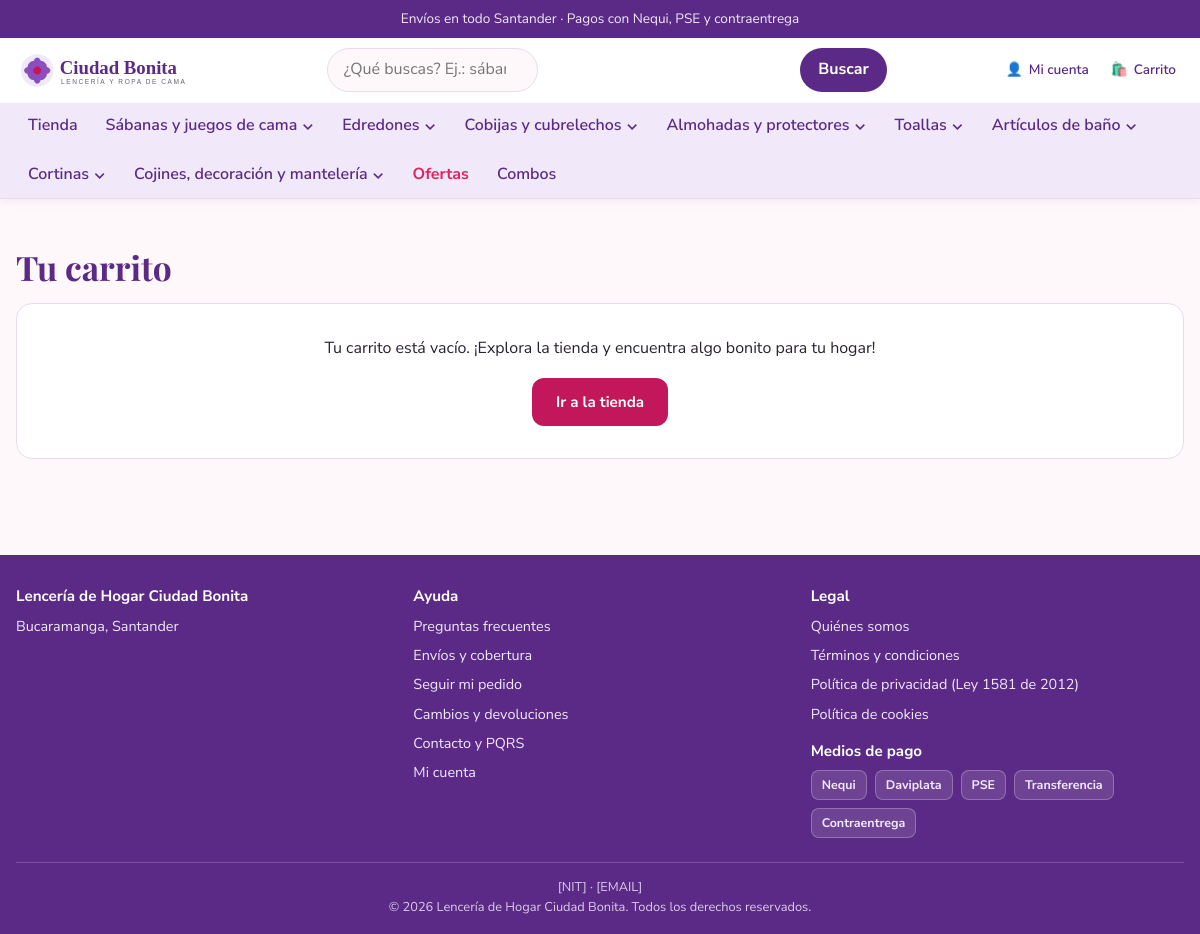
Page /carrito/ on the committed database.
### core/models.py (models this page shows, shortened)
class SiteConfig(models.Model):
    nombre_negocio = models.CharField(
        "nombre del negocio", max_length=120, default="Lencería de Hogar Ciudad Bonita"
    )
    lema = models.CharField(
        "lema", max_length=160, blank=True,
        help_text="Frase corta que aparece en el encabezado o el pie.",
    )
    logo = models.ImageField("logo", upload_to="config/", blank=True, help_text="PNG o SVG.")
    ciudad = models.CharField("ciudad y departamento", max_length=80, default="Bucaramanga, Santander")
    whatsapp = models.CharField(
        "WhatsApp", max_length=20, blank=True,
        help_text="Solo dígitos con código de país. Ejemplo: 573001112233",
    )
    telefono = models.CharField("teléfono", max_length=20, blank=True)
    email_contacto = models.EmailField("correo de contacto", blank=True)
    nit = models.CharField("NIT", max_length=20, blank=True, help_text="Dejar en blanco si aún no se tiene.")
    direccion = models.CharField("dirección", max_length=160, blank=True)
    horario = models.CharField(
        "horario de atención", max_length=120, blank=True,
        help_text="Ejemplo: Lunes a sábado de 9:00 a.m. a 7:00 p.m.",
    )
    banner_promo_activo = models.BooleanField("mostrar banner de promoción", default=True)
    banner_promo_texto = models.CharField(
        "texto de promoción", max_length=160,
        default="Envíos en todo Santander · Pagos con Nequi, PSE y contraentrega",
    )
    ofertas_hasta = models.DateTimeField(
        "ofertas de la semana hasta", null=True, blank=True,
        help_text="Fecha y hora en que termina la cuenta regresiva de ofertas del inicio. "
                  "Si está vacía, no se muestra la sección.",
    )
    iva_incluido = models.BooleanField(
        "precios con IVA incluido", default=True,
        help_text="Si se desactiva, el IVA se calcula aparte en el checkout.",
    )
    iva_tasa = models.DecimalField(
        "tasa de IVA (%)", max_digits=5, decimal_places=2, default=19.00,
    )
    pago_nequi = models.TextField(
        "Nequi", blank=True,
        help_text="Número Nequi y titular. Ej.: 300 111 2233 — Lencería de Hogar. "
                  "Dejar en blanco si aún no se tiene.",
    )
    pago_daviplata = models.TextField(
        "Daviplata", blank=True,
        help_text="Número Daviplata y titular. Dejar en blanco si aún no se tiene.",
    )
    pago_transferencia = models.TextField(
        "Transferencia bancaria", blank=True,
        help_text="Banco, tipo de cuenta, número de cuenta y titular. "
                  "Dejar en blanco si aún no se tiene.",
    )
    reserva_horas_transferencia = models.PositiveIntegerField(
        "horas de reserva para transferencia", default=48,
        help_text="Cuánto tiempo se reserva el stock esperando el comprobante "
                  "(horas). Después el pedido se cancela solo.",
    )
    instagram = models.URLField("Instagram", blank=True)
    facebook = models.URLField("Facebook", blank=True)
    tiktok = models.URLField("TikTok", blank=True)
    class Meta:
        verbose_name = "configuración del negocio"
        verbose_name_plural = "configuración del negocio"
    @classmethod
    def get(cls):
        obj, _created = cls.objects.get_or_create(pk=1)
        return obj

### catalog/models.py (models this page shows, shortened)
class Categoria(models.Model):
    nombre = models.CharField("nombre", max_length=80, unique=True)
    slug = models.SlugField("slug", max_length=90, unique=True, blank=True)
    padre = models.ForeignKey(
        "self", on_delete=models.CASCADE, related_name="hijas",
        verbose_name="categoría padre", blank=True, null=True,
        help_text="Déjalo vacío para una categoría principal.",
    )
    descripcion = models.TextField("descripción", blank=True)
    imagen = models.ImageField("imagen", upload_to="categorias/", blank=True)
    orden = models.PositiveIntegerField("orden", default=0)
    activa = models.BooleanField("activa", default=True)
    meta_titulo = models.CharField("título SEO", max_length=70, blank=True)
    meta_descripcion = models.CharField("meta descripción SEO", max_length=160, blank=True)
    class Meta:
        verbose_name = "categoría"
        verbose_name_plural = "categorías"
        ordering = ["orden", "nombre"]
    def get_absolute_url(self):
        return reverse("catalog:categoria", args=[self.slug])

### cart/views.py (the view)
# urls.py: path("carrito/", views.pagina, name="pagina"),
def pagina(request):
    from shipping.models import MunicipioSantander
    municipios = MunicipioSantander.objects.select_related("zona").order_by("nombre")
    return render(request, "cart/carrito.html", {"municipios": municipios})

### accounts/context_processors.py (called while the page is built)
def deseos(request):
    if request.user.is_authenticated:
        return {
            "deseos_ids": set(request.user.deseos.values_list("producto_id", flat=True))
        }
    return {"deseos_ids": set()}

### cart/context_processors.py (called while the page is built)
def carrito(request):
    from cart.servicios import resumen
    return {"carrito_ui": resumen(request)}

### cart/servicios.py (called while the page is built, shortened)
def leer(request):
    datos = request.session.get(CLAVE) or {}
    lineas = {}
    return {
        "lineas": lineas,
        "cupon": str(datos.get("cupon") or "").strip().upper(),
        "municipio": str(datos.get("municipio") or "").strip(),
        "guardados": [str(s) for s in (datos.get("guardados") or [])],
    }

### core/context_processors.py (called while the page is built)
def site_config(request):
    config = SiteConfig.get()
    from catalog.models import Categoria
    categorias_menu = list(
        Categoria.objects.filter(activa=True, padre=None)
        .prefetch_related("hijas")
        .order_by("orden", "nombre")
    )
    return {
        "site": config,
        "categorias_menu": categorias_menu,
    }

### promotions/engine.py (called while the page is built, shortened)
def _d(valor):
    return Decimal(valor).quantize(ENTERO, rounding=ROUND_HALF_UP)

def _contexto_promos(ahora):
    return {
        "relampagos": list(
            VentaRelampago.objects.filter(activo=True, desde__lte=ahora, hasta__gte=ahora)
        ),
        "descuentos": list(
            Descuento.objects.filter(activo=True)
            .select_related("producto", "variante", "categoria")
        ),
        "unidades": list(
            PromoUnidades.objects.filter(activo=True).select_related("producto", "categoria")
        ),
        "volumen": list(
            PromoVolumen.objects.filter(activo=True).select_related("producto", "categoria")
        ),
    }

def calcular_carrito(lineas, codigo_cupon=None, usuario=None, ahora=None):
    ahora = ahora or timezone.now()
    preparadas = []
    for l in lineas:
        if isinstance(l, LineaCarrito):
            preparadas.append(l)
        else:  # tupla (variante, cantidad)
            preparadas.append(LineaCarrito(variante=l[0], cantidad=l[1]))
    ctx = _contexto_promos(ahora)
    lineas_calc = [_calcular_linea(l, ahora, ctx) for l in preparadas]
    descuento_ofertas = _d(sum(l.descuento for l in lineas_calc))
    resumen = ResumenCarrito(
        lineas=lineas_calc,
        descuento_ofertas=descuento_ofertas,
    )
    subtotal = resumen.subtotal
    if not codigo_cupon:
        return resumen

    @property
    def subtotal(self):
        return _d(sum(l.subtotal for l in self.lineas))

### templates/cart/carrito.html (shortened to what this page needs)
{% extends "base.html" %}
{% load format_tags %}
{% block contenido %}
<div class="contenedor carrito">
  <h1 class="carrito__titulo">Tu carrito</h1>
  {% if carrito_ui.vacio %}
    <div class="carrito__vacio">
      <p>Tu carrito está vacío. ¡Explora la tienda y encuentra algo bonito para tu hogar!</p>
      <a class="btn btn-primario" href="{% url 'catalog:tienda' %}">Ir a la tienda</a>
    </div>
  {% endif %}
</div>
{% endblock contenido %}

### templates/base.html (shortened to what this page needs)
{% load static %}<!DOCTYPE html>
<html lang="es-CO">
<head>
  <link rel="stylesheet" href="{% static 'css/fonts.css' %}">
  <link rel="stylesheet" href="{% static 'css/base.css' %}">
  <link rel="stylesheet" href="{% static 'css/catalogo.css' %}">
  <link rel="stylesheet" href="{% static 'css/carrito.css' %}">
  <link rel="stylesheet" href="{% static 'css/cuenta.css' %}">
  <link rel="stylesheet" href="{% static 'css/pedidos.css' %}">
</head>
<body>
  {% include "includes/header.html" %}
  <main class="contenido">
    {% block contenido %}{% endblock contenido %}
  </main>
  {% include "includes/footer.html" %}
</body>
</html>

### templates/includes/header.html (shortened to what this page needs)
{% load static %}
<header class="encabezado">
  {% if site.banner_promo_activo and site.banner_promo_texto %}
    <div class="barra-promo">
      {{ site.banner_promo_texto }}
    </div>
  {% endif %}
  <div class="contenedor encabezado__fila">
    <a class="logo" href="{% url 'core:home' %}" aria-label="Ir al inicio de {{ site.nombre_negocio }}">
      {% if site.logo %}
        <img src="{{ site.logo.url }}" alt="{{ site.nombre_negocio }}" width="220" height="60">
      {% else %}
        <img src="{% static 'img/logo.svg' %}" alt="{{ site.nombre_negocio }}" width="220" height="60">
      {% endif %}
    </a>
    <div class="buscar" x-data="{ abierto: false, consulta: '' }" @click.outside="abierto = false">
      <form class="buscar__caja" action="{% url 'catalog:buscar' %}" method="get" role="search"
            @submit="abierto = false">
        <div class="buscar__campo">
          <input type="search" name="q" placeholder="¿Qué buscas? Ej.: sábanas, edredón, toallas…"
                 aria-label="Buscar productos" autocomplete="off"
                 hx-get="{% url 'catalog:autocomplete' %}"
                 hx-trigger="keyup changed delay:250ms"
                 hx-target="#sugerencias"
                 hx-include="closest .buscar"
                 @focus="abierto = true"
                 x-model="consulta">
        </div>
        <button type="submit">Buscar</button>
      </form>
    </div>
    <nav class="acciones" aria-label="Mi cuenta y carrito">
      {% if user.is_authenticated %}
        <a href="{% url 'accounts:panel' %}">
          <span aria-hidden="true">👤</span><span class="texto">{{ user.first_name|default:"Mi cuenta" }}</span>
        </a>
      {% else %}
        <a href="{% url 'accounts:ingreso' %}">
          <span aria-hidden="true">👤</span><span class="texto">Mi cuenta</span>
        </a>
      {% endif %}
      <a href="{% url 'cart:pagina' %}" {% if carrito_ui.items %}class="tiene-items"{% endif %}>
        <span aria-hidden="true">🛍️</span><span class="texto">Carrito</span>
      </a>
    </nav>
  </div>
  <nav class="menu-nav" aria-label="Categorías"
       x-data="{ movil: false }"
       @abrir-menu.window="movil = true"
       :class="movil ? 'menu-nav--movil-abierto' : ''">
    <div class="contenedor">
      <ul>
        <li><a href="{% url 'catalog:tienda' %}">Tienda</a></li>
        {% for cat in categorias_menu %}
          <li class="menu-nav__item"
              x-data="{ abierto: false }"
              @mouseenter="abierto = true" @mouseleave="abierto = false">
            <a href="{{ cat.get_absolute_url }}"
               @click.prevent="if ({{ cat.hijas.all|length }}) { abierto = !abierto } else { window.location = '{{ cat.get_absolute_url }}' }"
               :aria-expanded="abierto ? 'true' : 'false'">
              {{ cat.nombre }}{% if cat.hijas.all %} <span aria-hidden="true">⌄</span>{% endif %}
            </a>
          </li>
        {% endfor %}
        <li><a href="{% url 'catalog:ofertas' %}" class="menu-nav__ofertas">Ofertas</a></li>
        <li><a href="{% url 'catalog:combos' %}">Combos</a></li>
      </ul>
    </div>
  </nav>
</header>

### templates/includes/footer.html (shortened to what this page needs)
<footer class="pie">
  <div class="contenedor">
    <div class="pie__columnas">
      <div>
        <h3>{{ site.nombre_negocio }}</h3>
        <p class="mt-1">
          {% if site.ciudad %}{{ site.ciudad }}<br>{% endif %}
        </p>
      </div>
      <div>
        <h4>Ayuda</h4>
        <ul>
          <li><a href="{% url 'core:pagina' 'preguntas-frecuentes' %}">Preguntas frecuentes</a></li>
          <li><a href="{% url 'core:pagina' 'envios-y-cobertura' %}">Envíos y cobertura</a></li>
          <li><a href="{% url 'orders:seguimiento' %}">Seguir mi pedido</a></li>
          <li><a href="{% url 'core:pagina' 'cambios-y-devoluciones' %}">Cambios y devoluciones</a></li>
          <li><a href="{% url 'core:pagina' 'contacto' %}">Contacto y PQRS</a></li>
          <li><a href="{% if user.is_authenticated %}{% url 'accounts:panel' %}{% else %}{% url 'accounts:ingreso' %}{% endif %}">Mi cuenta</a></li>
        </ul>
      </div>
      <div>
        <h4>Legal</h4>
        <ul>
          <li><a href="{% url 'core:pagina' 'quienes-somos' %}">Quiénes somos</a></li>
          <li><a href="{% url 'core:pagina' 'terminos' %}">Términos y condiciones</a></li>
          <li><a href="{% url 'core:pagina' 'privacidad' %}">Política de privacidad (Ley 1581 de 2012)</a></li>
          <li><a href="{% url 'core:pagina' 'cookies' %}">Política de cookies</a></li>
        </ul>
        <h4 class="mt-2">Medios de pago</h4>
        <div class="pie__mediospago">
          <span>Nequi</span><span>Daviplata</span><span>PSE</span>
          <span>Transferencia</span><span>Contraentrega</span>
        </div>
      </div>
    </div>
    <div class="pie__legal">
      <p>
        {% if site.nit %}NIT {{ site.nit }} · {% else %}[NIT] · {% endif %}
        {% if site.email_contacto %}{{ site.email_contacto }}{% else %}[EMAIL]{% endif %}
      </p>
      <p>© {% now "Y" %} {{ site.nombre_negocio }}. Todos los derechos reservados.</p>
    </div>
  </div>
</footer>

### templates/includes/drawer_carrito.html (shortened to what this page needs)
{% load format_tags %}

### static/css/catalogo.css (style rules this page uses)
.menu-nav { position: relative; }
.menu-nav ul { list-style: none; }
.menu-nav__item { position: relative; }
.menu-nav__ofertas { color: var(--oferta) !important; font-weight: 700; }
.buscar__campo { position: relative; flex: 1; }

### static/css/carrito.css (style rules this page uses)
.encabezado .acciones a { position: relative; }
.carrito { padding-block: 24px 48px; }
.carrito__titulo { margin-bottom: 16px; }
.carrito__vacio { background: var(--blanco); border: 1px solid var(--borde); border-radius: var(--radio-lg); padding: 32px 20px; text-align: center; display: grid; gap: 16px; justify-items: center; }

### rows in the picture
SiteConfig: banner_promo_texto "Envíos en todo Santander · Pagos con Nequi, PSE y contraentrega", nombre_negocio "Lencería de Hogar Ciudad Bonita", ciudad "Bucaramanga, Santander"
Categoria: nombre "Sábanas y juegos de cama"
Categoria: nombre "Edredones"
Categoria: nombre "Cobijas y cubrelechos"
Categoria: nombre "Almohadas y protectores"
Categoria: nombre "Toallas"
Categoria: nombre "Artículos de baño"
Categoria: nombre "Cortinas"
Categoria: nombre "Cojines, decoración y mantelería"
